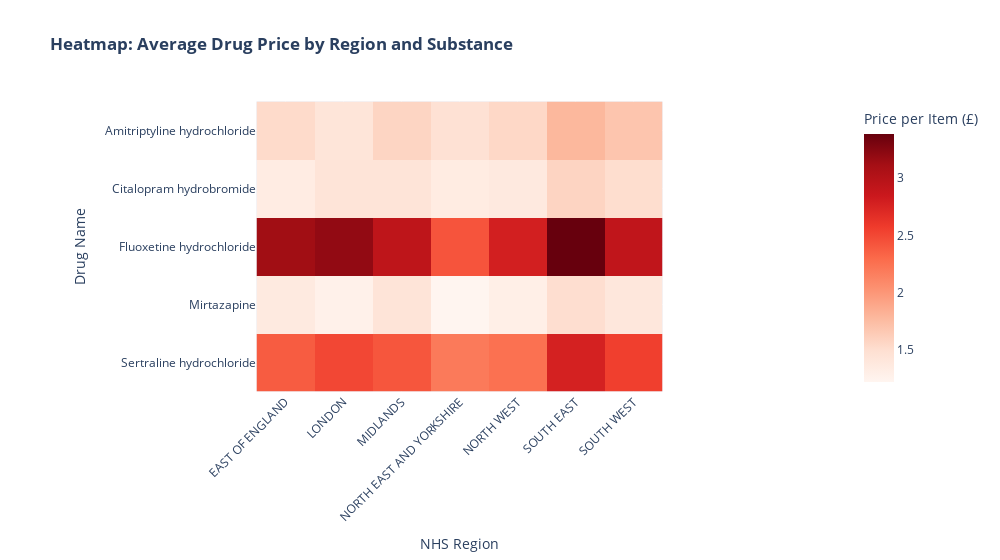

Source (notebook cell):
### Code cell
import plotly.express as px

heatmap_df = mean_price_data.pivot(index='BNF_CHEMICAL_SUBSTANCE', columns='REGION_NAME', values='cost_per_item')

fig = px.imshow(
    heatmap_df,
    labels=dict(x="NHS Region", y="Drug Name", color="Price per Item (£)"),
    x=heatmap_df.columns,
    y=heatmap_df.index,
    color_continuous_scale='Reds',
    title='<b>Heatmap: Average Drug Price by Region and Substance</b>'
)

fig.update_layout(xaxis_tickangle=-45,
                  width=1000)
fig.show()

### Figure 1 — Plotly figure (JSON) as saved in the notebook; plotly's stock layout.template omitted (floating-point values rounded to 4 significant figures)
{"data": [{"coloraxis": "coloraxis", "hovertemplate": "NHS Region: %{x}<br>Drug Name: %{y}<br>Price per Item (£): %{z}<extra></extra>", "name": "0", "type": "heatmap", "x": ["EAST OF ENGLAND", "LONDON", "MIDLANDS", "NORTH EAST AND YORKSHIRE", "NORTH WEST", "SOUTH EAST", "SOUTH WEST"], "xaxis": "x", "y": ["Amitriptyline hydrochloride", "Citalopram hydrobromide", "Fluoxetine hydrochloride", "Mirtazapine", "Sertraline hydrochloride"], "yaxis": "y", "z": [[1.527, 1.43, 1.573, 1.472, 1.551, 1.783, 1.688], [1.335, 1.435, 1.44, 1.342, 1.377, 1.579, 1.505], [3.133, 3.198, 2.94, 2.427, 2.79, 3.387, 2.925], [1.361, 1.272, 1.437, 1.22, 1.302, 1.504, 1.4], [2.386, 2.506, 2.42, 2.192, 2.255, 2.776, 2.553]]}], "layout": {"coloraxis": {"colorbar": {"title": {"text": "Price per Item (£)"}}, "colorscale": [[0, "rgb(255,245,240)"], [0.125, "rgb(254,224,210)"], [0.25, "rgb(252,187,161)"], [0.375, "rgb(252,146,114)"], [0.5, "rgb(251,106,74)"], [0.625, "rgb(239,59,44)"], [0.75, "rgb(203,24,29)"], [0.875, "rgb(165,15,21)"], [1, "rgb(103,0,13)"]]}, "title": {"text": "<b>Heatmap: Average Drug Price by Region and Substance</b>"}, "width": 1000, "xaxis": {"anchor": "y", "constrain": "domain", "domain": [0, 1], "scaleanchor": "y", "tickangle": -45, "title": {"text": "NHS Region"}}, "yaxis": {"anchor": "x", "autorange": "reversed", "constrain": "domain", "domain": [0, 1], "title": {"text": "Drug Name"}}}}
